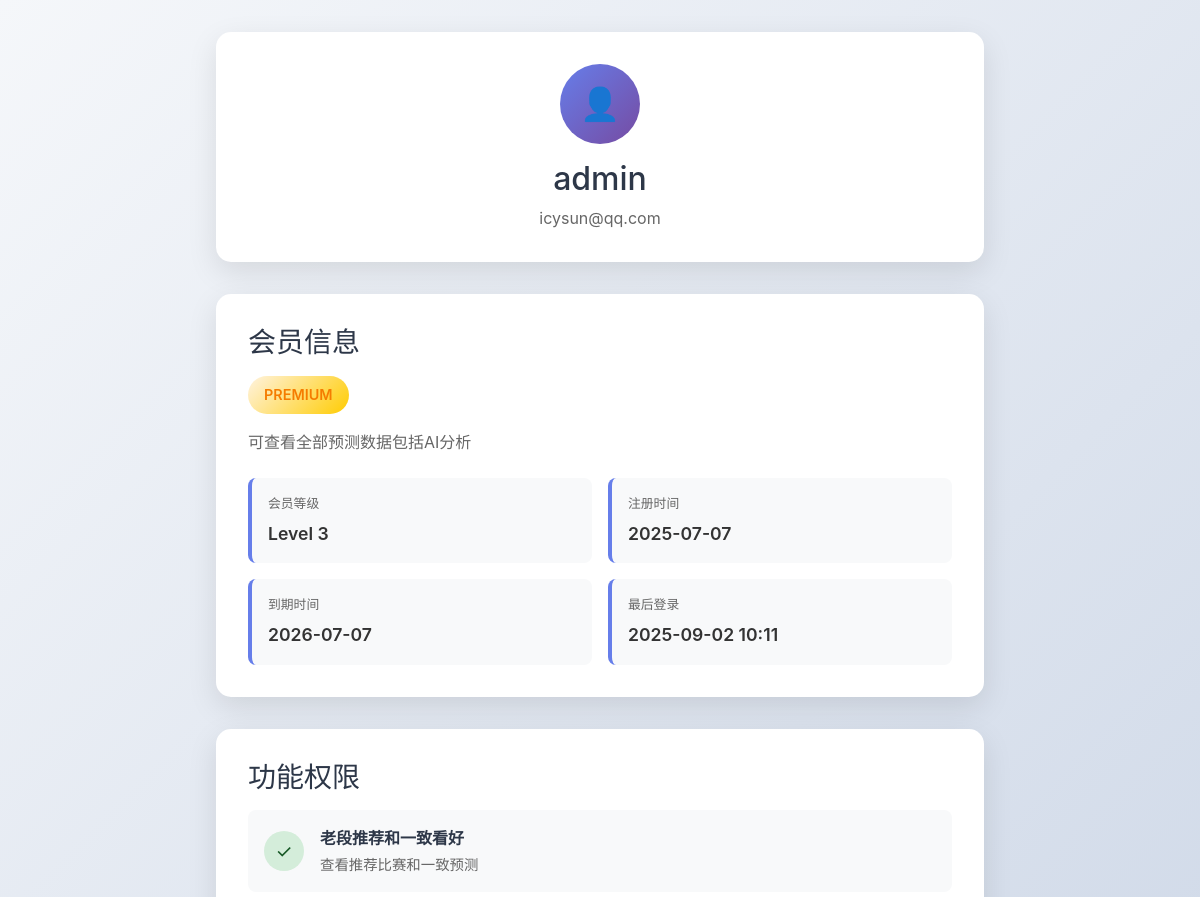
/profile (signed in, upper part), run on an earlier commit of the app's database.
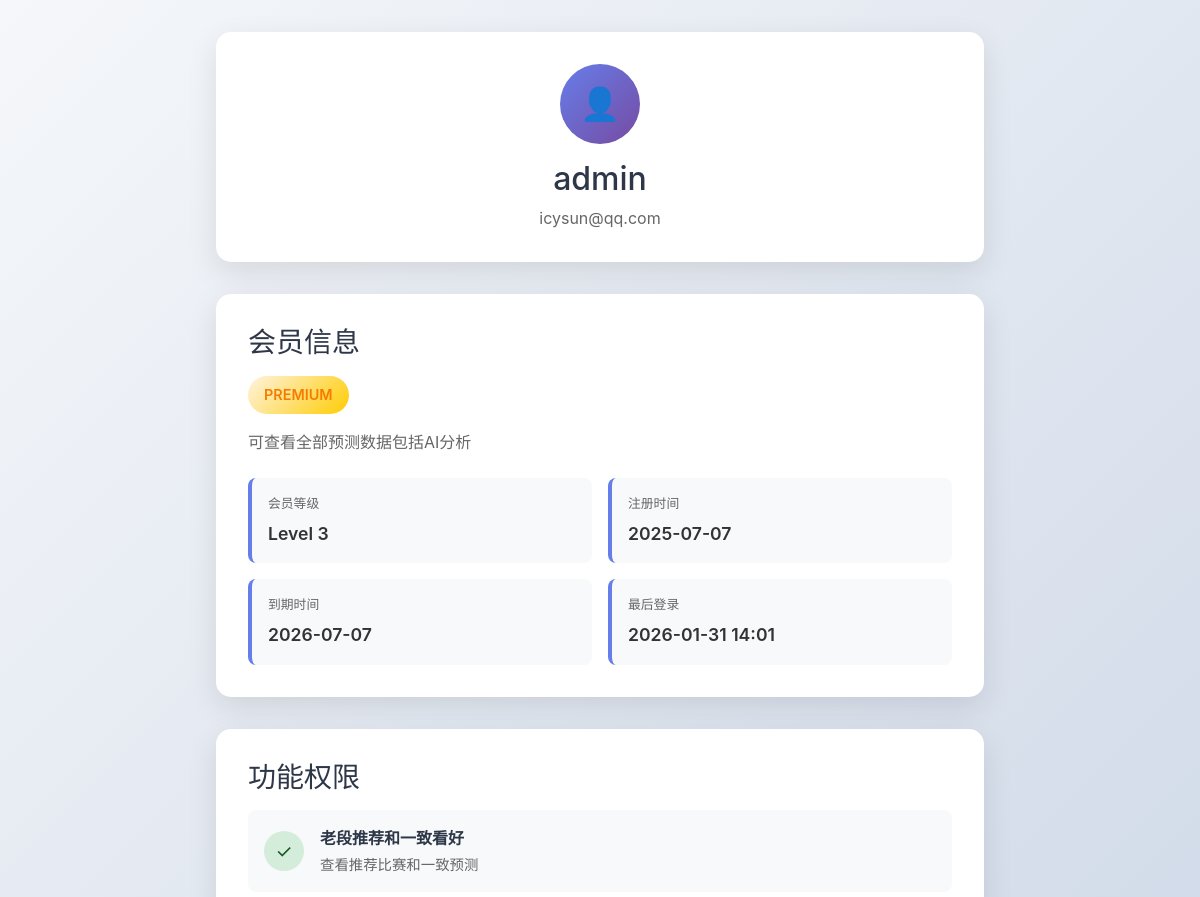
And on a later commit of the database.
### tables this page shows
CREATE TABLE users (
            id INTEGER PRIMARY KEY AUTOINCREMENT,
            username TEXT UNIQUE NOT NULL,
            password_hash TEXT NOT NULL,
            email TEXT UNIQUE NOT NULL,
            membership_level INTEGER NOT NULL DEFAULT 1,
            created_at DATETIME DEFAULT CURRENT_TIMESTAMP,
            expires_at DATETIME,
            is_active INTEGER DEFAULT 1,
            last_login DATETIME
        , password TEXT);

### app.py (the view)
@app.route('/profile')
@login_required
def profile():
    user_info = get_user_membership_info(session['user_id'])
    if not user_info:
        flash('用户信息获取失败', 'error')
        return redirect(url_for('login'))
    return render_template('profile.html', user_info=user_info)

### app.py (called while the page is built, shortened)
def get_db_connection():
    conn = sqlite3.connect(DB_FILE)
    conn.row_factory = sqlite3.Row  # 这使得查询结果可以像字典一样访问列
    return conn

def dict_from_row(row):
    if row is None:
        return None
    return dict(zip(row.keys(), row))

def get_user_membership_info(user_id):
    conn = get_db_connection()
    user_info = conn.execute('''
        SELECT u.*, um.level, um.level_name, um.permissions
        FROM users u
        LEFT JOIN user_membership um ON u.id = um.user_id
        WHERE u.id = ?
    ''', (user_id,)).fetchone()
    conn.close()
    if user_info:
        user_dict = dict_from_row(user_info)
        if user_dict:  # 确保user_dict不是None
            user_dict['membership_level'] = user_dict.get('level', 1)
            user_dict['membership_name'] = user_dict.get('level_name', 'Basic')
            descriptions = {
                1: '只能查看老段推荐和一致看好',
                2: '可查看ML和DL预测，不含AI分析',
                3: '可查看全部预测数据包括AI分析'
            }
            user_dict['membership_description'] = descriptions.get(user_dict.get('level', 1), '基础功能')
            return user_dict
    return None

### templates/profile.html (shortened to what this page needs)
<!DOCTYPE html>
<html lang="zh-CN">
<head>
    <link href="{{ url_for('static', filename='css/bootstrap.min.css') }}" rel="stylesheet">
</head>
<body>
    <div class="profile-container">
        <div class="profile-header">
            <div class="profile-avatar">
                👤
            </div>
            <h2>{{ user_info.username }}</h2>
            <p style="color: #666; margin: 0;">{{ user_info.email }}</p>
        </div>
        <div class="membership-info">
            <h3>会员信息</h3>
            <div class="membership-badge level-{{ user_info.membership_level }}">
                {{ user_info.membership_name }}
            </div>
            <p style="color: #666; margin-bottom: 1.5rem;">{{ user_info.membership_description }}</p>
            <div class="info-grid">
                <div class="info-item">
                    <div class="info-label">会员等级</div>
                    <div class="info-value">Level {{ user_info.membership_level }}</div>
                </div>
                <div class="info-item">
                    <div class="info-label">注册时间</div>
                    <div class="info-value">{{ user_info.created_at[:10] if user_info.created_at else '未知' }}</div>
                </div>
                <div class="info-item">
                    <div class="info-label">到期时间</div>
                    <div class="info-value">
                        {% if user_info.expires_at %}
                            {{ user_info.expires_at[:10] }}
                        {% else %}
                            永久有效
                        {% endif %}
                    </div>
                </div>
                <div class="info-item">
                    <div class="info-label">最后登录</div>
                    <div class="info-value">
                        {% if user_info.last_login %}
                            {{ user_info.last_login[:16] }}
                        {% else %}
                            首次登录
                        {% endif %}
                    </div>
                </div>
            </div>
        </div>
        <div class="permissions">
            <h3>功能权限</h3>
            <div class="permission-item">
                <div class="permission-icon permission-allowed">✓</div>
                <div class="permission-content">
                    <strong>老段推荐和一致看好</strong>
                    <div>查看推荐比赛和一致预测</div>
                </div>
            </div>
        </div>
    </div>
</body>
</html>

What changed in the data, as far as the page shows it:
changed users "admin": last_login "2025-09-02 10:11" → "2026-01-31 14:01"
